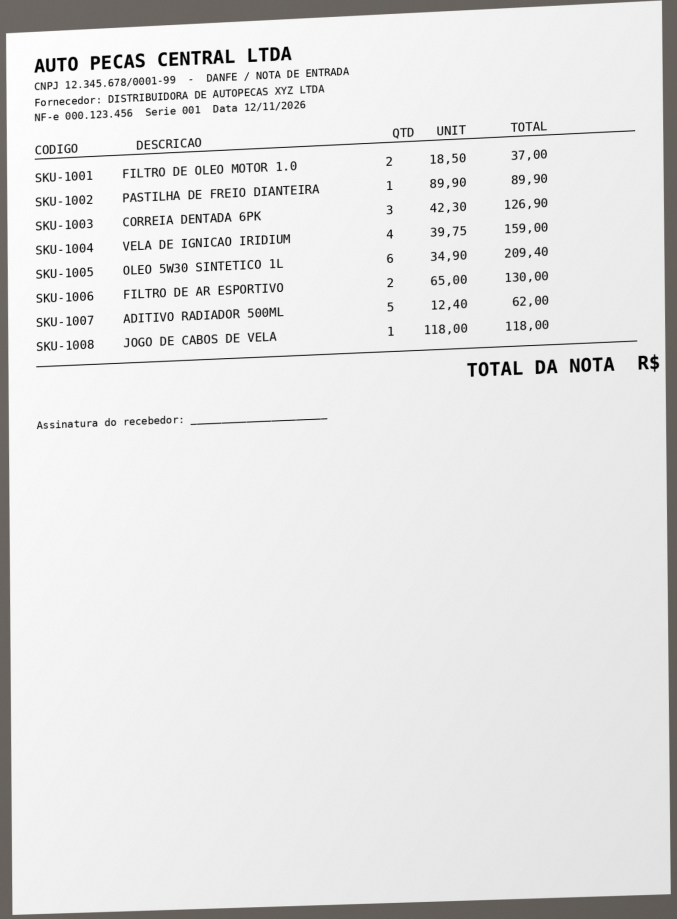
#> input picture testes/spike-foto-boa.jpg, 2030 x 2755 px (shown at 1/3 size); its folder holds only this picture in this run
$ python -i spike_ocr_nota2.py   (imports and definitions only)
#> lines starting #> are read from the running program, lines starting #| are printed output that depends on the picture
#> further down, picture is the input picture: PIL image 2030x2755 RGB; mean R, G, B 225.5, 225.3, 225
"""Spike 2: mesma foto, mas com o pipeline serio de pre-processamento.

foto -> acha a folha (contorno) -> endireita em perspectiva -> cinza -> contraste
local -> binarizacao -> OCR (psm 6) -> reconstrucao das colunas por coordenada X.

Compara: (a) OCR cru, (b) OCR com pre-processamento.
Uso: python3 qa/spike_ocr_nota2.py
"""
import io
import json
import re
import subprocess
import sys

import cv2
import numpy as np
from PIL import Image, ImageDraw, ImageFont

sys.path.insert(0, "/home/user/qa")
from spike_ocr_nota import ITENS, TOTAL, desenhar_nota  # noqa: E402

FONTE = "/usr/share/fonts/truetype/dejavu/DejaVuSansMono.ttf"


def fotografar_mesa(img, semente=7):
    """Nota sobre a mesa: fundo cinza, folha torta, sombra, desfoque, JPEG."""
#> called with semente = 7
    rng = np.random.default_rng(semente)
    w, h = img.size
#> w = 2030; h = 2755
    margem = 220
    fundo = Image.new("RGB", (w + 2 * margem, h + 2 * margem), (105, 100, 95))
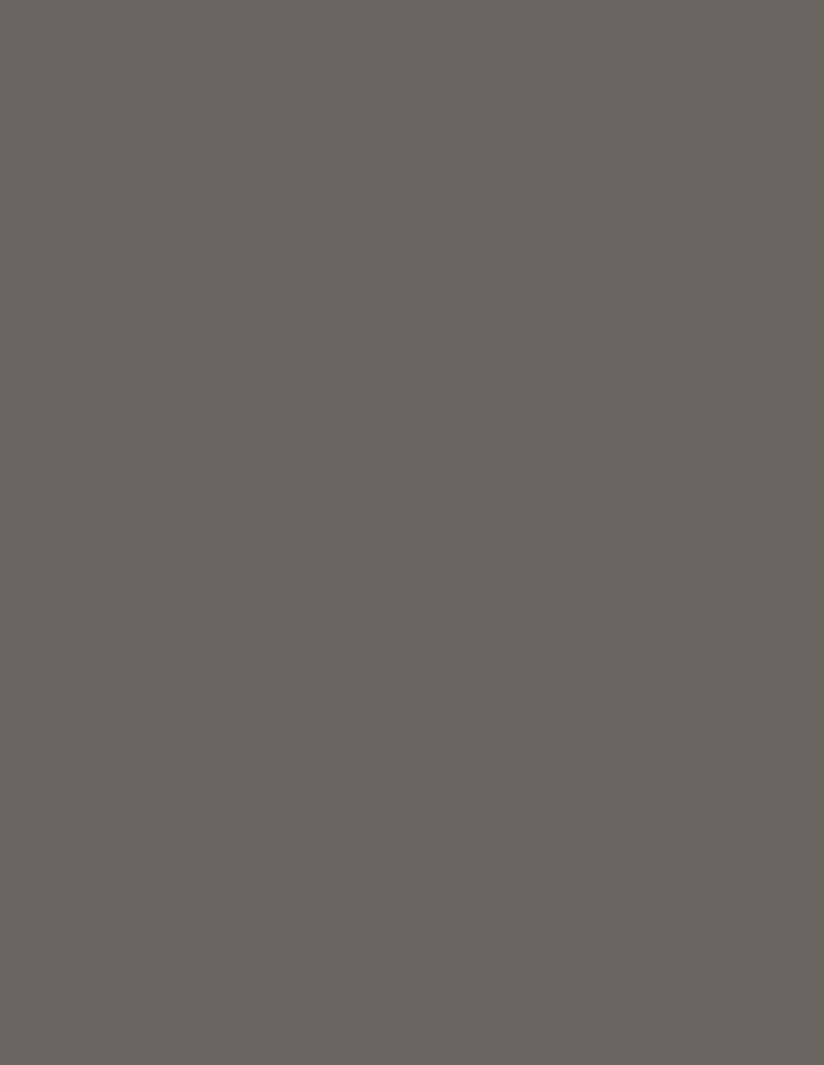
#> fundo: PIL image 2470x3195 RGB (shown at 1/3 size); mean R, G, B 105, 100, 95
    folha = np.array(img)
    # sombra suave sobre a mesa atras da folha
    fundo_np = np.array(fundo).astype(np.float32)
    cv2.rectangle(fundo_np, (margem + 40, margem + 60), (margem + w - 10, margem + h - 10),
                  (70, 68, 66), -1)
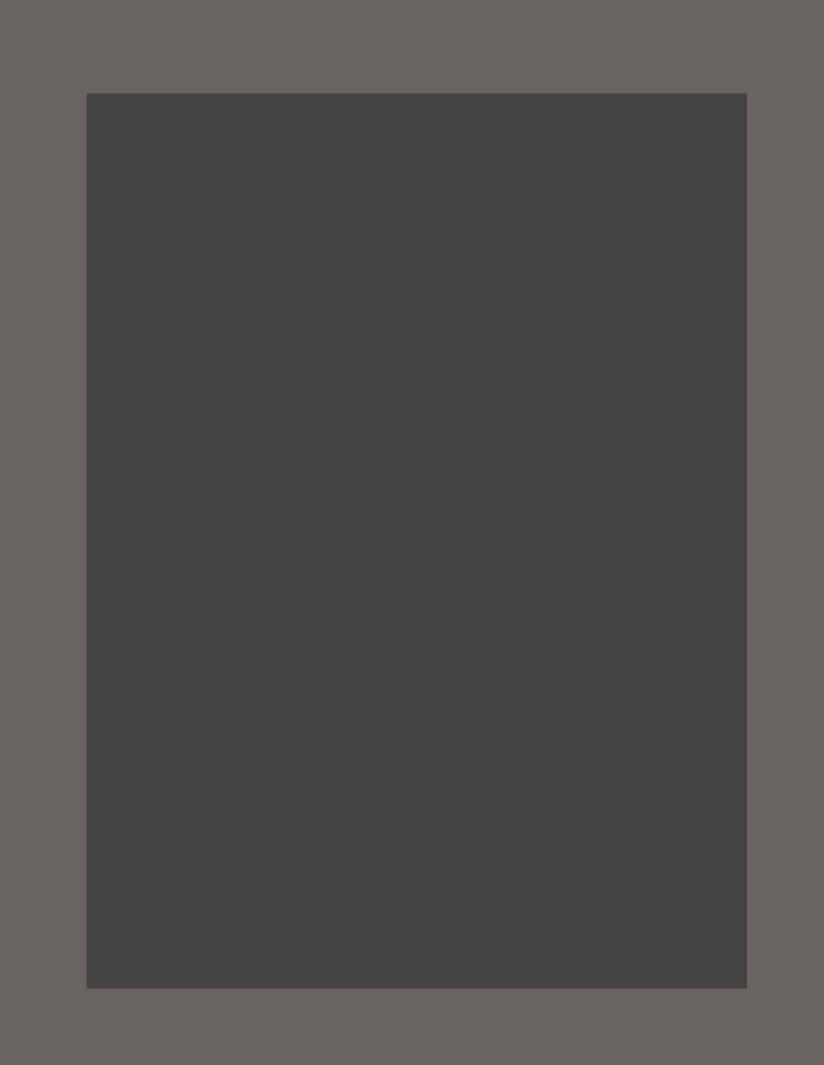
#> fundo_np: shape (3195, 2470, 3) float32 (shown at 1/3 size); mean R, G, B 79.1, 77, 72.3
    fundo = Image.fromarray(np.clip(fundo_np, 0, 255).astype(np.uint8))
    fundo.paste(Image.fromarray(folha), (margem, margem))
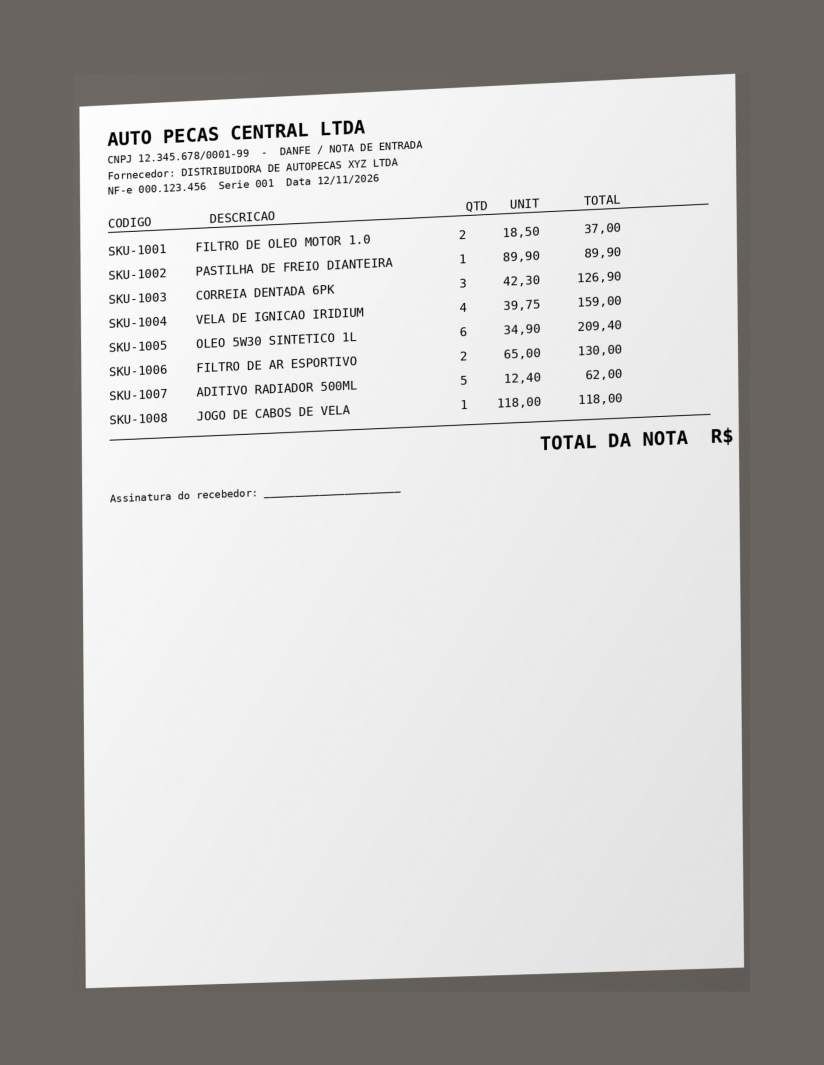
#> fundo: PIL image 2470x3195 RGB (shown at 1/3 size); mean R, G, B 190.4, 188.8, 187.1

    arr = np.array(fundo)
    H, W = arr.shape[:2]
#> H = 3195; W = 2470
    origem = np.float32([[0, 0], [W, 0], [W, H], [0, H]])
    destino = np.float32([[60, 90], [W - 40, 20], [W - 70, H - 30], [25, H - 120]])
    m = cv2.getPerspectiveTransform(origem, destino)
    arr = cv2.warpPerspective(arr, m, (W, H), borderValue=(105, 100, 95))
    m2 = cv2.getRotationMatrix2D((W / 2, H / 2), 3.0, 1.0)
    arr = cv2.warpAffine(arr, m2, (W, H), borderValue=(105, 100, 95))

    yy, xx = np.mgrid[0:H, 0:W]
    sombra = 1.0 - 0.35 * ((xx / W) * 0.5 + (yy / H) * 0.5)
    arr = np.clip(arr.astype(np.float32) * sombra[..., None] + rng.normal(0, 5, arr.shape), 0, 255)
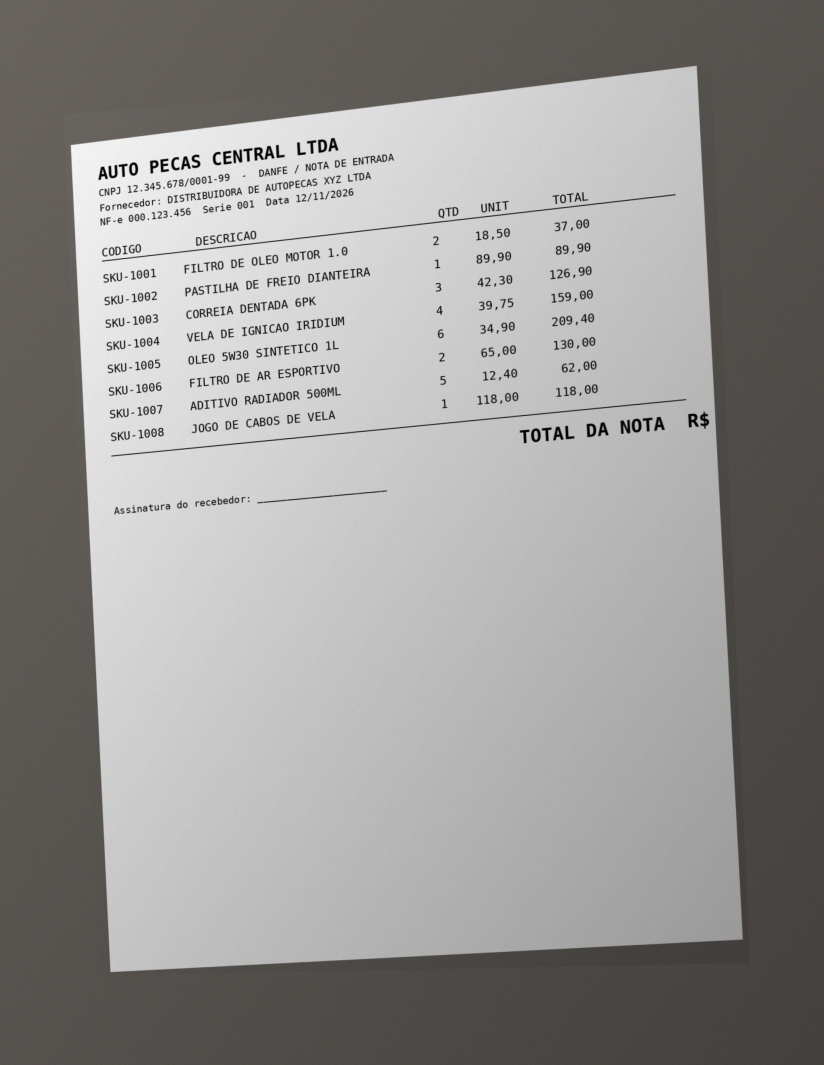
#> arr: shape (3195, 2470, 3) float64 (shown at 1/3 size); mean R, G, B 151.6, 150.1, 148.5
    arr = cv2.GaussianBlur(arr.astype(np.uint8), (3, 3), 0.7)

    pil = Image.fromarray(arr).resize((1240, 1720), Image.LANCZOS)
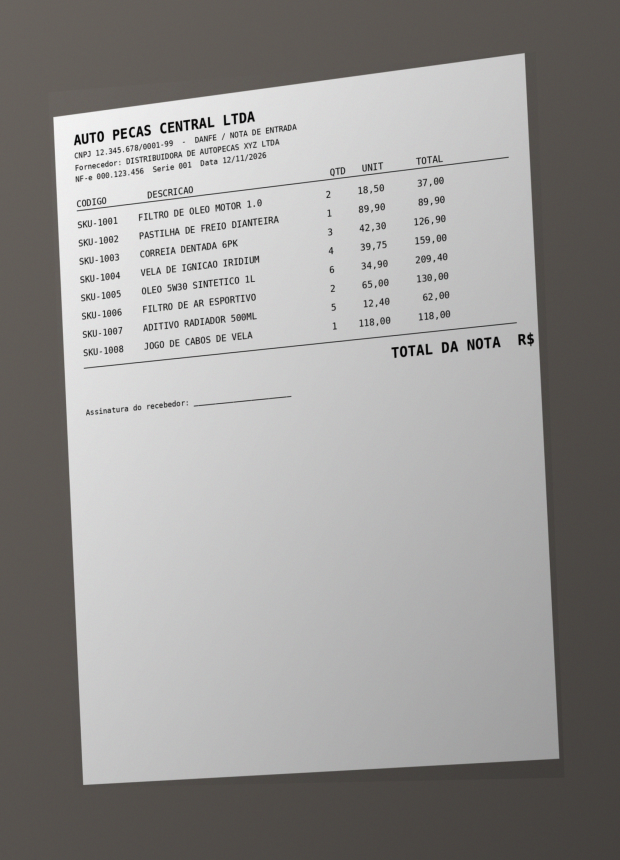
#> pil: PIL image 1240x1720 RGB (shown at 1/2 size); mean R, G, B 151.1, 149.6, 148
    buf = io.BytesIO()
    pil.save(buf, "JPEG", quality=75)
    return Image.open(io.BytesIO(buf.getvalue())).convert("RGB")


# [108 lines left out: functions endireitar, preparar, ocr, reconstruir, conferir, not called in this run]


resultado = []

# [20 lines not run here, left out]

>>> from PIL import Image
>>> picture = Image.open('spike-foto-boa.jpg')
>>> result = fotografar_mesa(picture)
